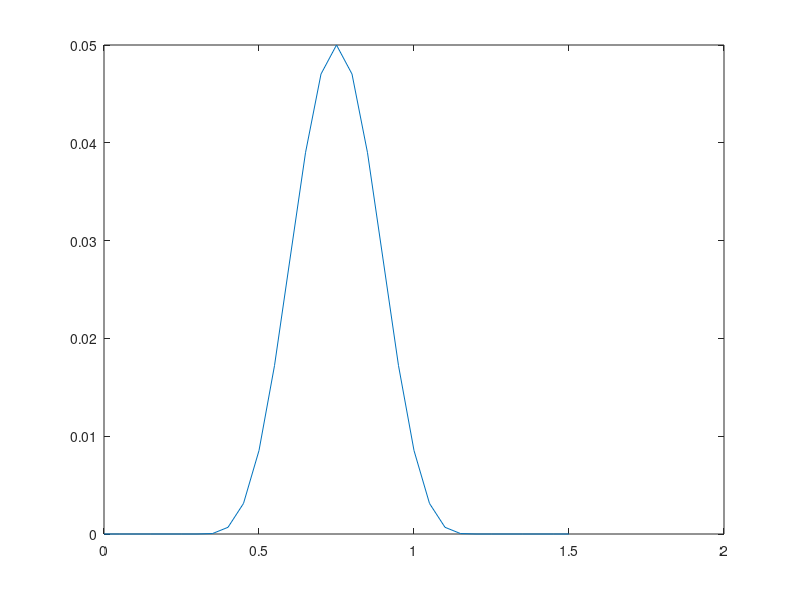
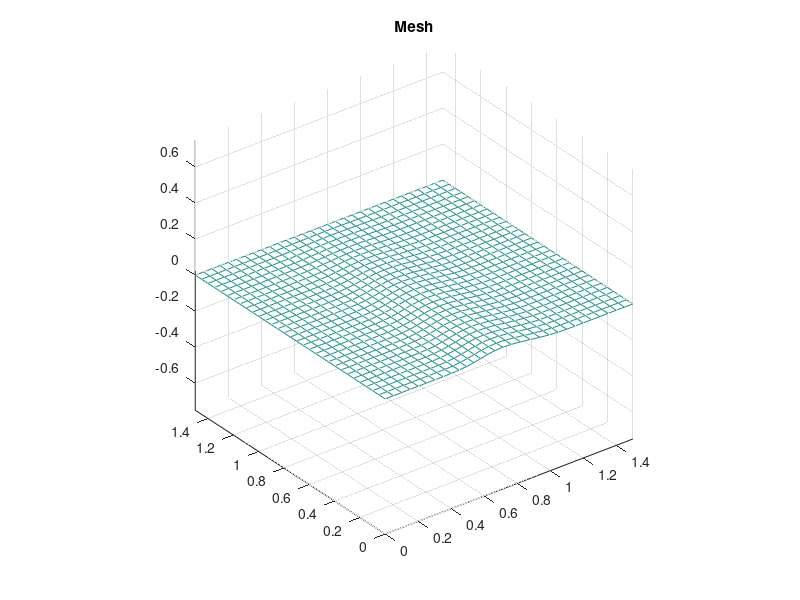
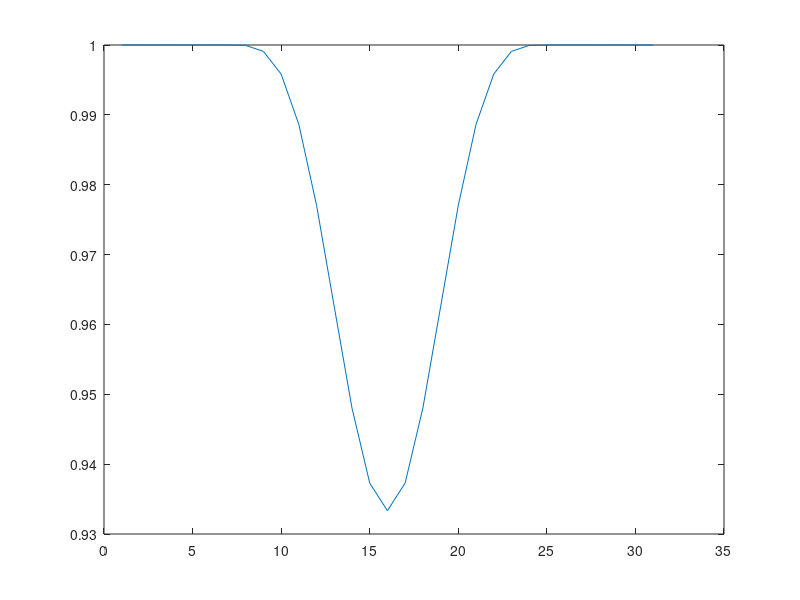
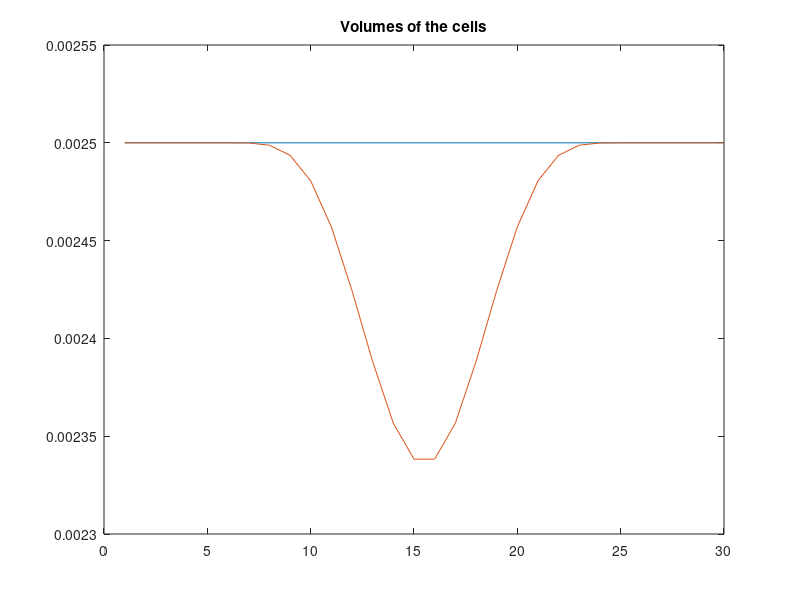

The MATLAB script that drew these images, in order:
% Mesh for bump in channel

clear all
close all
clc

tic
l_x = 1.5; % length in X
l_y = 1.5; % length in Y
n_x = 30;  % number of points in X
n_y = 30;  % number of points in Y

x = linspace(0, l_x, n_x+1);
dx = x(2) - x(1); % dx

y = zeros(1, n_x+1);

b_1 = int16(0.3/dx);
b_2 = int16(1.2/dx);

for i = b_1:b_2
    y(i+1) = 0.05*(sin(pi*x(i+1)/0.9 - (pi/3.)))^4;%comment this line for a flat mesh
end

d_k = l_y/2;  % Distance from the viscous wall where the mesh will be denser
p_k = 50;     % Percentage concentration for the zone with higher mesh density
n_yp = n_y*(p_k/100); % Number of nodes in the high-density region
n_yf = n_y - n_yp;    % Number of nodes in the free region

dy_p = d_k / n_yp;     % y-step in the high-density part of the mesh
dy_f = (l_y - d_k) / n_yf; % y-step in the remaining part of the mesh

% Matrix that will store the X coordinates of the mesh
X = zeros(n_y+1, n_x+1);
% Storing X coordinates, constant step
for i = 1:n_x+1
    X(:, i) = x(i);
end

% Initial matrix that will store the Y coordinates of the mesh
Y_t = zeros(n_y+1, n_x+1);
for i = 1:n_x+1
    Y_t(1, i) = y(i);
end

% Storing Y coordinates for the high-density nodes
for i = 2:n_yp+1
    for j = 1:n_x+1
        Y_t(i, j) = Y_t(i-1, j) + dy_p;
    end
end

% Storing Y coordinates for the rest of the mesh, dynamic dy_f
dy_f_d = 0;          % dynamic y-step
max_y = max(y);      % maximum value of Y
dy_din = zeros(1, n_x+1); % vector for y-steps in the free part
for i = n_yp+2:n_y+1
    for j = 1:n_x+1
        % dy_f_d = (l_y + max_y - y(j)) / n_yf;
        dy_f_d = (l_y - (y(j) + d_k)) / n_yf;
        Y_t(i, j) = Y_t(i-1, j) + dy_f_d;
        dy_din(j) = dy_f_d / dx;
    end
end

Y = zeros(size(Y_t));

k = 0;
for i = 1:n_y+1
    for j = 1:n_x+1
        Y(i, j) = Y_t(n_y+1-k, j);
    end
    k = k + 1;
end

clear Y_t;

z = zeros(n_y+1, n_x+1);

figure(1)
plot(x, y)

% Flatten the matrices into vectors
x_coords = X(:);
y_coords = Y(:);
%{
% Create a scatter plot
figure(2)
scatter(x_coords, y_coords, 10, 'filled');  % The '10' specifies the marker size
% Label the axes
xlabel('X Coordinates');
ylabel('Y Coordinates');
% Title for the plot
title('Scatter Plot of Unstructured Mesh Points');
% Set axis equal for better representation of the points
axis equal;
% Optionally, add grid and adjust other plot settings
grid on;
%}
figure(3)
mesh(X, Y, z)
title('Mesh')
axis equal

%{
% Derivative of Y
y_p = 0;
for i = 1:n_x
    y_p(i) = (y(i+1) - y(i)) / dx;
end
figure(2)
plot(x(1:n_x), y_p)
%}

% dy/dx relation in the free part
figure(4)
plot(1:n_x+1, dy_din)

% Volume of the cells
vol_f = zeros(1, n_x);
vol_b = zeros(1, n_x);
for i = 1:n_x
    vol_f(i) = -0.5 * ((Y(n_y+1, i) - Y(n_y, i)) + (Y(n_y+1, i+1) - Y(n_y, i+1))) * dx;
    vol_b(i) = -0.5 * ((Y(2, i) - Y(1, i)) + (Y(2, i+1) - Y(1, i+1))) * dx;
end

figure(5)
plot(1:n_x, vol_f)
hold on
plot(1:n_x, vol_b)
hold off
title("Volumes of the cells")

% C: distance in X to the cell's centroid
c_cent = zeros(1, n_x);
for i = 1:n_x
    a_i = Y(1, i) - Y(2, i);
    b_i = Y(1, i+1) - Y(2, i+1);
    c_cent(i) = a_i / (b_i + a_i);
end

figure(6)
plot(1:n_x, c_cent)
title("Relation C/dx")

save('mesh_bumpchannel2.mat', 'X', 'Y');

toc
